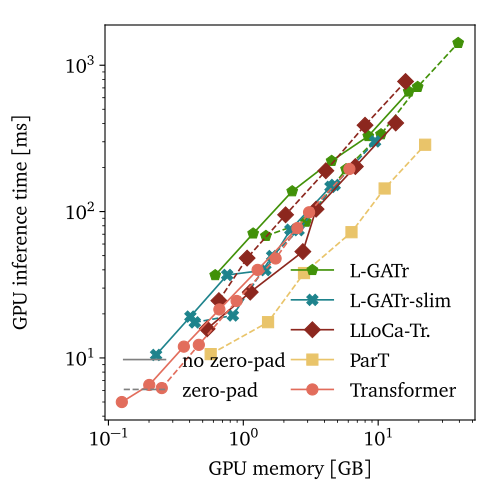

Python code for this plot:
import json

import matplotlib.pyplot as plt
from matplotlib.lines import Line2D

from scaling.plot import (
    BOTTOM,
    FIGSIZE,
    FONTSIZE,
    LEFT,
    MODEL_ORDER,
    RIGHT,
    TOP,
    X_LABEL_POS,
    Y_LABEL_POS,
    colors,
    labels,
    markers,
)

ARCHS = ["tr", "lloca", "part", "slim", "lgatr"]


def main():
    with open("cost_estimate/inference_gpu_zeropad.json") as f:
        data = json.load(f)
    batchsizes = data["benchmarking"]["batchsizes"]
    models = [m for m in MODEL_ORDER if m in ARCHS]

    fig, ax = plt.subplots(figsize=FIGSIZE)
    ax.set_xscale("log")
    ax.set_yscale("log")
    ax.set_xlabel("GPU memory [GB]", fontsize=FONTSIZE)
    ax.set_ylabel("GPU inference time [ms]", fontsize=FONTSIZE)
    ax.xaxis.set_label_coords(0.5, X_LABEL_POS)
    ax.yaxis.set_label_coords(Y_LABEL_POS, 0.5)
    plt.subplots_adjust(LEFT, BOTTOM, RIGHT, TOP)

    for model in models:
        for mode, ls in [("no-zeropad", "-"), ("zeropad", "--")]:
            if model == "part" and mode == "no-zeropad":
                continue
            x, y, ye_lo, ye_hi = [], [], [], []
            for bs in batchsizes:
                d = data[str(bs)][model][mode]
                x.append(d["memory_alloc"])
                y.append(d["mean"])
                ye_lo.append(d["std_minus"])
                ye_hi.append(d["std_plus"])
            ax.plot(
                x,
                y,
                color=colors[model],
                marker=markers[model],
                linestyle=ls,
                markersize=8,
                lw=1.2,
            )

    model_handles = [
        Line2D(
            [0],
            [0],
            color=colors[m],
            marker=markers[m],
            linestyle="-",
            lw=1.2,
            markersize=8,
            label=labels[m],
        )
        for m in models
    ]
    mode_handles = [
        Line2D([0], [0], color="gray", linestyle="-", lw=1.2, label="no zero-pad"),
        Line2D([0], [0], color="gray", linestyle="--", lw=1.2, label="zero-pad"),
    ]
    leg1 = ax.legend(handles=model_handles, loc="lower right", frameon=False)
    ax.add_artist(leg1)
    ax.legend(handles=mode_handles, loc="lower left", frameon=False)

    fig.savefig("scaling/scan_zeropad.pdf", format="pdf")
    plt.close()


if __name__ == "__main__":
    main()
